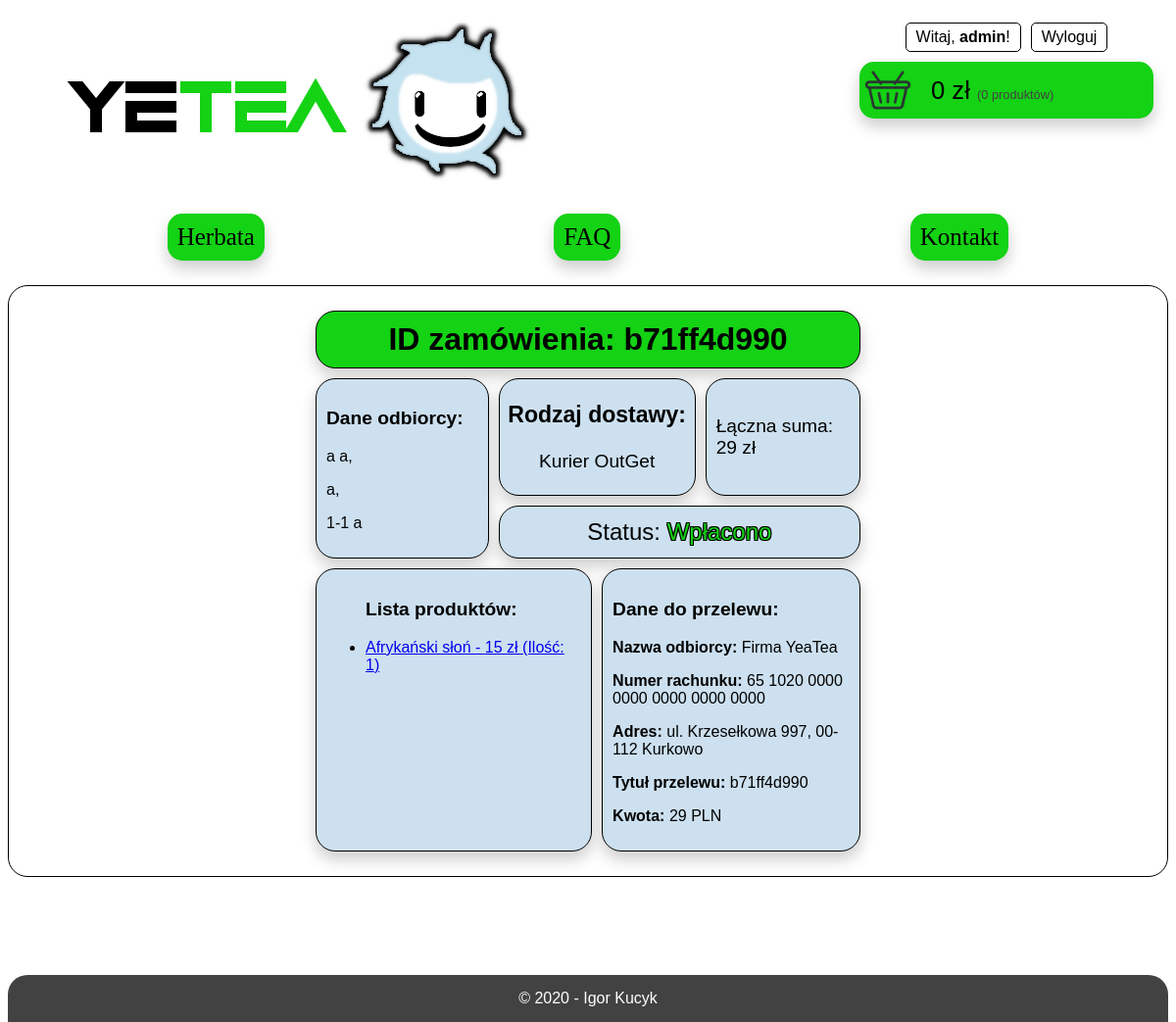
Screenshot of /order.php?id=b71ff4d990 (signed in) with the database file from the repository.
### tables this page shows
CREATE TABLE `users` (
  `id` int(6) UNSIGNED NOT NULL,
  `login` varchar(15) NOT NULL,
  `password` varchar(30) NOT NULL,
  `is_admin` tinyint(1) NOT NULL
);

CREATE TABLE `orders` (
  `id` int(6) UNSIGNED NOT NULL,
  `user_id` int(6) UNSIGNED NOT NULL,
  `order_id` varchar(10) NOT NULL,
  `name` varchar(30) NOT NULL,
  `lastname` varchar(30) NOT NULL,
  `address` varchar(30) NOT NULL,
  `city` varchar(30) NOT NULL,
  `postcode_left` int(2) UNSIGNED NOT NULL,
  `postcode_right` int(3) UNSIGNED NOT NULL,
  `supplier_id` int(6) UNSIGNED NOT NULL,
  `price` int(10) UNSIGNED NOT NULL,
  `status_id` int(6) UNSIGNED NOT NULL,
  `cart` varchar(1000) NOT NULL
);

CREATE TABLE `supplier` (
  `id` int(6) UNSIGNED NOT NULL,
  `name` varchar(30) NOT NULL,
  `price` int(10) UNSIGNED NOT NULL
);

CREATE TABLE `status` (
  `id` int(6) UNSIGNED NOT NULL,
  `name` varchar(30) NOT NULL
);

### php_scripts/order/load_order.php (the view, shortened to what this page needs)
<?php
global $conn;
$sql = "SELECT * FROM orders WHERE order_id = '{$_GET['id']}'";
$result = $conn->query($sql);
if ($result->num_rows > 0)
{
    $row = $result->fetch_assoc();
    $orderId = $row['order_id'];
    $name = $row['name'];
    $lastname = $row['lastname'];
    $address = $row['address'];
    $city = $row['city'];
    $postcodeLeft = $row['postcode_left'];
    $postcodeRight = $row['postcode_right'];
    $supplierId = $row['supplier_id'];
    $price = $row['price'];
    $statusId = $row['status_id'];
    $cart = unserialize($row['cart']);
}
$sql = "SELECT name FROM supplier WHERE id = '{$supplierId}'";
$result = $conn->query($sql);
if ($result->num_rows > 0)
{
    $row = $result->fetch_assoc();
    $supplierName = $row['name'];
}
$sql = "SELECT name FROM status WHERE id = '{$statusId}'";
$result = $conn->query($sql);
if ($result->num_rows > 0)
{
    $row = $result->fetch_assoc();
    $statusName = $row['name'];
}
echo "<div class='order-summary'>\n";
echo "\t<div class='order-id'>ID zamówienia: {$orderId}</div>\n";
echo "\t<div class='delivery-details'>\n";
echo "\t\t<p class='delivery-title'>Dane odbiorcy:</p>\n";
echo "\t\t<p>{$name} {$lastname},</p>\n";
echo "\t\t<p>{$address},</p>\n";
echo "\t\t<p>{$postcodeLeft}-{$postcodeRight} {$city}</p>\n";
echo "\t</div>\n";
echo "\t<div class='supplier'>\n";
echo "\t\t<p class='supplier-title'>Rodzaj dostawy:</p>\n";
echo "\t\t<p>{$supplierName}</p>\n";
echo "\t</div>\n";
echo "\t<div class='price'>Łączna suma: {$price} zł</div>\n";
echo "\t<div class='status'>Status:&nbsp;<span class='code_{$statusId}'>{$statusName}</div>";
echo "\t<div class='product-list'>\n";
echo "\t\t<ul><p class='product-list-title'>Lista produktów:</p>\n";
foreach($cart as $key => $value)
{
    echo "\t\t\t<li><a href='product.php?id={$key}'>{$value['name']} - {$value['price']} zł (Ilość: {$value['amount']})</a></li>\n";
}
echo "\t\t</ul>\n";
echo "\t</div>\n";
echo "\t<div class='payment-info'>\n";
echo "\t\t<p class='payment-info-title'>Dane do przelewu:</p>\n";
echo "\t\t<p><b>Nazwa odbiorcy:</b> Firma YeaTea</p>\n";
echo "\t\t<p><b>Numer rachunku:</b> 65 1020 0000 0000 0000 0000 0000</p>\n";
echo "\t\t<p><b>Adres:</b> ul. Krzesełkowa 997, 00-112 Kurkowo</p>\n";
echo "\t\t<p><b>Tytuł przelewu:</b> {$orderId}</p>\n";
echo "\t\t<p><b>Kwota:</b> {$price} PLN</p>\n";
echo "\t</div>\n";
echo "</div>\n";
?>

### order.php (shortened to what this page needs)
<!DOCTYPE html>
<html lang="en">
<head>
    <link rel="stylesheet" type="text/css" href="style/index-style.css">
    <link rel="stylesheet" type="text/css" href="style/mobile-index-style.css">
    <link rel="stylesheet" type="text/css" href="style/order-style.css">
    <?php
    $conn = openCon();
    if(isset($_SESSION['user-id']) && $_SESSION['user-id'] != 0)
    {
        $sql = "SELECT login, is_admin FROM users WHERE id = {$_SESSION['user-id']}";
        $result = $conn->query($sql);
        if ($result->num_rows > 0)
        {
            $row = $result->fetch_assoc();
            $username = $row['login'];
        }
    }
    ?>
</head>
<body>
<div id="PC">
    <div class="logo col-6"><img src="images/logo.png"></div>
    <div class="func col-6">
        <div class="user-panel">
            <?php
            if($_SESSION['user-id'] == 0)
            {
                echo "<a class='sign-btn' href='login.php'>Logowanie</a>";
                echo "<a class='sign-btn' href='register.php'>Rejestracja</a>";
            }
            else
            {
                echo "<a class='sign-btn' href='order-list.php'>Witaj, <b>{$username}</b>!</a>\n";
                echo "<a class='sign-btn' href='php_scripts/user/log_out.php'>Wyloguj</a>\n";
            }
            ?>
        </div>
        <a class="cart" href="cart.php">
            <img src="images/cart.png" class="cart-icon">
            <p class="items-cost"><?php echo $_SESSION['total_price'] ?> zł <span class="items-amount">(<?php echo $_SESSION['items_amount'] ?> produktów)</span></p>
        </a>
    </div>
    <div class="nav col-12">
        <a class="btn" href="index.php">Herbata</a>
        <a class="btn" href="faq.php">FAQ</a>
        <a class="btn" href="contact.php">Kontakt</a>
    </div>
</div>
<div class="order-panel col-12">
    <?php include "php_scripts/order/load_order.php"; ?>
</div>
<div class="footer col-12">© 2020 - Igor Kucyk</div>
</body>
</html>

### style/index-style.css (style rules this page uses)
* { box-sizing: border-box; font-family: Arial; }
[class*="col-"] { float: left; padding: 15px; }
.logo { text-align: center; }
.logo img { max-width: 100%; height: auto; }
.func { display: grid; grid-template-columns: 300px; justify-content: center; }
.user-panel { display: flex; flex-wrap: nowrap; align-items: center; margin-left: auto; margin-right: auto; padding: 0; }
.sign-btn { border: 1px solid black; border-radius: 5px; padding: 5px 10px 5px; margin: 0 5px 0; max-width: 200px; cursor: pointer; user-select: none; text-decoration: none; color: black; }
.cart { display: flex; justify-content: start; align-items: center; padding: 5px; border-radius: 15px; max-width: 500px; margin-top: 10px; background-color: #14d214; box-shadow: 0px 8px 16px 0px rgba(0, 0, 0, 0.2); cursor: pointer; text-decoration: none; transition: 0.3s; }
.cart-icon { max-width: 48px; max-height: 48px; float: left; }
.items-cost { margin: 0 0 0 20px; font-size: 1.6em; color: black; }
.items-amount { font-size: 0.5em; color: #424242; }
.nav { display: flex; flex-wrap: wrap; justify-content: space-around; }
.btn, .submit-btn, .add-to-cart { border-radius: 15px; background-color: #14d214; font-family: Verdana; font-size: 25px; text-aling: center; padding: 10px; margin: 0 10px 0; width: 100%; box-shadow: 0px 8px 16px 0px rgba(0, 0, 0, 0.2); cursor: pointer; user-select: none; transition: 0.5s; text-decoration: none; color: black; }
.footer { background-color: #424242; color: white; border-radius: 20px 20px 0 0; text-align: center; margin-top: 100px; }
[class*="col-"] { width: 100%; }
@media only screen and (min-width: 1150px) { .col-6 { width: 50%; } }
@media only screen and (min-width: 1150px) { .col-12 { width: 100%; } }
@media only screen and (min-width: 1150px) { .func { justify-content: right; } }
@media only screen and (min-width: 1150px) { .btn { width: auto; } }
@media only screen and (min-width: 1150px) { #PC { display: initial; } }

### style/order-style.css (style rules this page uses)
.order-panel { border: 1px solid black; border-radius: 20px; margin-top: 10px; }
.order-id, .delivery-details, .supplier, .price, .status, .product-list, .payment-info { border: 1px solid black; border-radius: 20px; padding: 10px; box-shadow: 0 8px 16px 0 rgba(0, 0, 0, 0.2); }
.order-summary { display: grid; grid-template-areas: 'o-i o-i o-i o-i o-i o-i o-i o-i o-i o-i' 'd-d d-d d-d su su su su pr pr pr' 'd-d d-d d-d st st st st st st st' 'p-l p-l p-l p-l p-l p-i p-i p-i p-i p-i'; grid-gap: 10px; width: 100%; padding: 10px; }
.order-id { font-size: 2em; font-weight: bold; text-align: center; background-color: #14d214; grid-area: o-i; }
.delivery-details { grid-area: d-d; background-color: #cde0ef; }
.delivery-title { font-size: 1.2em; font-weight: bold; }
.price, .status { display: flex; justify-content: center; align-items: center; background-color: #cde0ef; }
.supplier { padding: 0; text-align: center; font-size: 1.2em; background-color: #cde0ef; grid-area: su; }
.supplier-title { font-size: 1.2em; font-weight: bold; }
.price { font-size: 1.2em; grid-area: pr; }
.status { font-size: 1.5em; grid-area: st; }
.code_1, .code_2, .code_3 { text-shadow: -1px -1px 0 #000, 1px -1px 0 #000, -1px 1px 0 #000, 1px 1px 0 #000; }
.code_2 { color: #14d214; }
.product-list { background-color: #cde0ef; grid-area: p-l; }
.product-list-title { font-size: 1.2em; font-weight: bold; }
.payment-info { background-color: #cde0ef; grid-area: p-i; }
.payment-info-title { font-size: 1.2em; font-weight: bold; }
@media only screen and (min-width: 1150px) { .order-summary { width: 50%; margin: 0 auto 0; } }

### rows the page displays
users: login "admin"
orders: order "b71ff4d990", name "a", lastname "a", address "a", postcode_left "1", postcode_right "1", city "a", price "29"
supplier: name "Kurier OutGet"
status: name "Wpłacono"

### other values shown
$_SESSION['total_price'] "0"
$_SESSION['items_amount'] "0"
$value['name'] "Afrykański słoń"
$value['price'] "15"
$value['amount'] "1"
